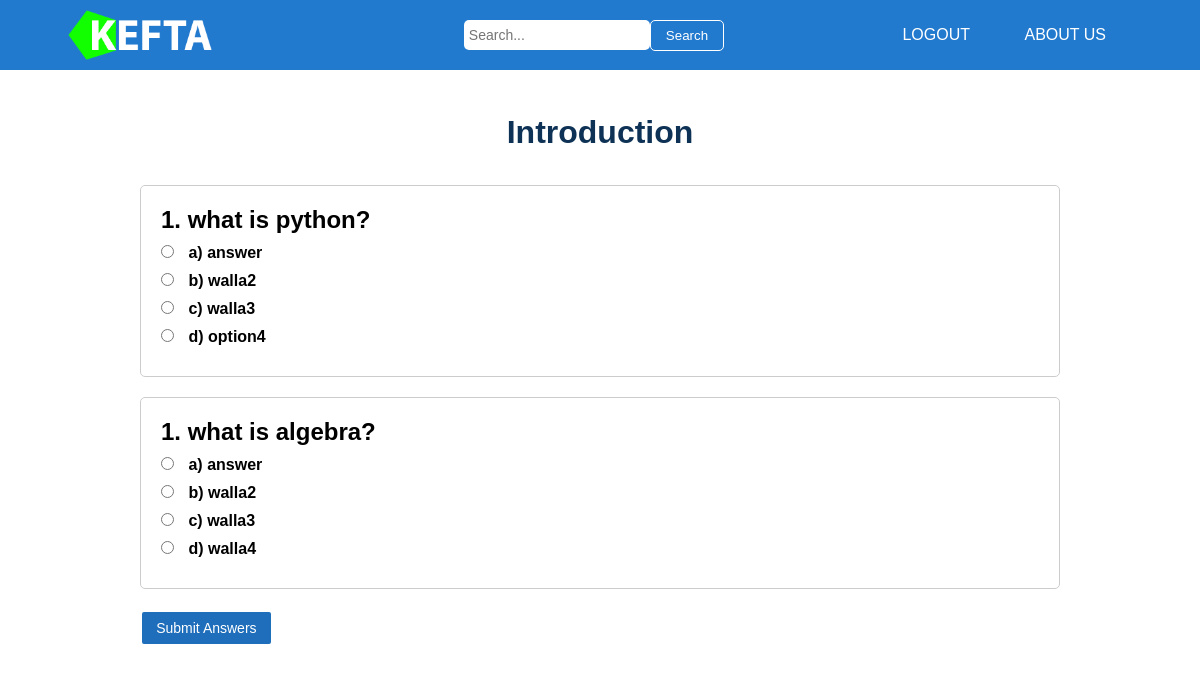
/question/973bf72a-375e-42d0-89f1-35d35c56df56 (signed in), run on the app's committed database.
### models/exam.py (models this page shows, shortened)
class Exam(db.Model):
    id = db.Column(db.String(60), primary_key=True, default=generate_uuid)
    name = db.Column(db.String(60), nullable=False)
    created_at = db.Column(db.DateTime, nullable=False,
                           default=datetime.utcnow)
    class_id = db.Column(db.String(60), db.ForeignKey('class.id'),
                         nullable=False)
    created_at = db.Column(db.DateTime, nullable=False,
                           default=datetime.utcnow)
    updated_at = db.Column(db.DateTime, nullable=False,
                           default=datetime.utcnow)
    questions = db.relationship('Question', backref='exam', lazy=True,
                                cascade="all, delete-orphan")
    marks = db.relationship('Mark')

### models/question.py (models this page shows, shortened)
class Question(db.Model):
    id = db.Column(db.String(60), primary_key=True, default=generate_uuid)
    question = db.Column(db.String(200), nullable=False)
    correct_option = db.Column(db.String(200), nullable=False)
    option2 = db.Column(db.String(200), nullable=False)
    option3 = db.Column(db.String(200), nullable=False)
    option4 = db.Column(db.String(200), nullable=False)
    exam_id = db.Column(db.Integer, db.ForeignKey('exam.id'), nullable=False)
    created_at = db.Column(db.DateTime, nullable=False,
                           default=datetime.utcnow)
    updated_at = db.Column(db.DateTime, nullable=False,
                           default=datetime.utcnow)

### views/question.py (the view, shortened to what this page needs)
@question.route('/question/<string:exam_id>', methods=['GET', 'POST'])
@login_required
def questions(exam_id):
    all_question = Question.query.filter_by(exam_id=exam_id).all()
    current_exam = Exam.query.filter_by(id=exam_id).first()
    return render_template('question.html', user=current_user,
                           questions=all_question, current_exam=current_exam)

### app.py (called while the page is built)
@app.teardown_appcontext
def teardown_handler(self):
    db.session.remove()

### templates/question.html (shortened to what this page needs)
{% extends "base.html" %}
{% block style %}
<link rel="stylesheet" type="text/css" href="../static/css/question.css">
{% endblock %}
{% block content%}
{% if questions|length == 0 %}
	<h1 class="exam-name">No question created yet</h1>
{% else %}
	<h1 class="exam-name">{{ questions[0].exam.name }}</h1>
	{% set q_number = 1 %}
	{% for question in questions %}
	<div class="question">
		<h2>{{ q_number }}. {{ question.question }}</h2>
		<form method="POST" data-question-id="{{ question.id }}">
			<label>
				<input type="radio" name="answer" value="{{ question.correct_option }}" class="option">
				a) {{ question.correct_option }}
			</label>
			<label>
				<input type="radio" name="answer" value="{{ question.option2 }}" class="option">
				b) {{ question.option2 }}
			</label>
			<label>
				<input type="radio" name="answer" value="{{ question.option3 }}" class="option">
				c) {{ question.option3 }}
			</label>
			<label>
				<input type="radio" name="answer" value="{{ question.option4 }}" class="option">
				d) {{ question.option4 }}
			</label>
		</form>
	</div>
	{% endfor %}
{% endif %}
{% if questions|length != 0 %}
	<button type="button" id="submitAnswers">Submit Answers</button>
{% endif %}
{% endblock %}

### static/css/common.css (style rules this page uses)
* { padding: 0; margin: 0; box-sizing: border-box; font-family: sans-serif; }
:root { --color1: #1F6EBB; --color2: #6998C7; --color3: #227ACF; --color4: #4890D5; --color5: #0E3255; }
html { scroll-behavior: smooth; }

### static/css/question.css (style rules this page uses)
* { padding: 0; margin: 0; box-sizing: border-box; font-family: sans-serif; }
:root { --color1: #1F6EBB; --color2: #6998C7; --color3: #227ACF; --color4: #4890D5; --color5: #0E3255; }
.container .exam-name { text-align: center; padding: 14px 14px; color: var(--color5); }
.container .question { margin: 20px; padding: 20px; border: 1px solid #ccc; border-radius: 5px; }
.container .question h2 { margin-top: 0; padding-bottom: 10px; }
.container .question label { display: block; margin-bottom: 10px; font-weight: bold; }
.container .question .option { margin-right: 10px; cursor: pointer; }
.container #submitAnswers { background: var(--color1); padding: 8px 14px; border-radius: 5px; border: 3px solid white; color: white; font-size: 14px; margin-left: 2%; }

### data on the page
Exam: name "Introduction"
Question: q_number "1", question "what is python?", correct_option "answer", option2 "walla2", option3 "walla3", option4 "option4"
Question: q_number "1", question "what is algebra?", correct_option "answer", option2 "walla2", option3 "walla3", option4 "walla4"
